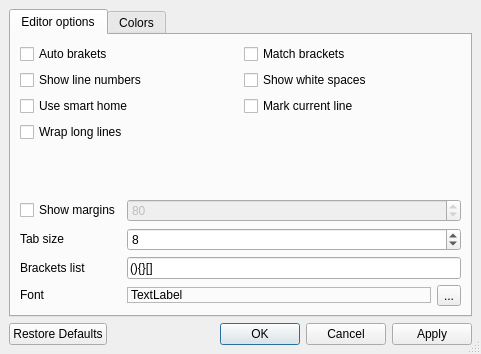
<ui version="4.0" >
 <author>Diego Iastrubni &lt;diegoiast@gmail.com></author>
 <class>ConfigDialog</class>
 <widget class="QDialog" name="ConfigDialog" >
  <property name="geometry" >
   <rect>
    <x>0</x>
    <y>0</y>
    <width>481</width>
    <height>354</height>
   </rect>
  </property>
  <property name="windowTitle" >
   <string>Dialog</string>
  </property>
  <property name="sizeGripEnabled" >
   <bool>true</bool>
  </property>
  <layout class="QVBoxLayout" >
   <property name="spacing" >
    <number>6</number>
   </property>
   <property name="leftMargin" >
    <number>9</number>
   </property>
   <property name="topMargin" >
    <number>9</number>
   </property>
   <property name="rightMargin" >
    <number>9</number>
   </property>
   <property name="bottomMargin" >
    <number>9</number>
   </property>
   <item>
    <widget class="QTabWidget" name="tabWidget" >
     <property name="currentIndex" >
      <number>0</number>
     </property>
     <widget class="QWidget" name="tab" >
      <attribute name="title" >
       <string>Editor options</string>
      </attribute>
      <layout class="QVBoxLayout" >
       <item>
        <layout class="QGridLayout" >
         <item row="0" column="0" >
          <widget class="QCheckBox" name="autoBrackets" >
           <property name="text" >
            <string>Auto brakets</string>
           </property>
          </widget>
         </item>
         <item row="0" column="1" >
          <widget class="QCheckBox" name="matchBrackets" >
           <property name="text" >
            <string>Match brackets</string>
           </property>
          </widget>
         </item>
         <item row="1" column="0" >
          <widget class="QCheckBox" name="showLineNumbers" >
           <property name="text" >
            <string>Show line numbers</string>
           </property>
          </widget>
         </item>
         <item row="1" column="1" >
          <widget class="QCheckBox" name="showWhiteSpaces" >
           <property name="text" >
            <string>Show white spaces</string>
           </property>
          </widget>
         </item>
         <item row="2" column="0" >
          <widget class="QCheckBox" name="useSmartHome" >
           <property name="text" >
            <string>Use smart home</string>
           </property>
          </widget>
         </item>
         <item row="2" column="1" >
          <widget class="QCheckBox" name="markCurrentLine" >
           <property name="text" >
            <string>Mark current line</string>
           </property>
          </widget>
         </item>
         <item row="3" column="0" >
          <widget class="QCheckBox" name="wrapLines" >
           <property name="text" >
            <string>Wrap long lines</string>
           </property>
          </widget>
         </item>
        </layout>
       </item>
       <item>
        <spacer>
         <property name="orientation" >
          <enum>Qt::Vertical</enum>
         </property>
         <property name="sizeHint" >
          <size>
           <width>412</width>
           <height>16</height>
          </size>
         </property>
        </spacer>
       </item>
       <item>
        <layout class="QGridLayout" >
         <item row="0" column="0" >
          <widget class="QCheckBox" name="showMargins" >
           <property name="text" >
            <string>Show margins</string>
           </property>
          </widget>
         </item>
         <item row="0" column="1" >
          <widget class="QSpinBox" name="marginSize" >
           <property name="enabled" >
            <bool>false</bool>
           </property>
           <property name="maximum" >
            <number>1024</number>
           </property>
           <property name="value" >
            <number>80</number>
           </property>
          </widget>
         </item>
         <item row="1" column="0" >
          <widget class="QLabel" name="label_4" >
           <property name="sizePolicy" >
            <sizepolicy vsizetype="Maximum" hsizetype="Preferred" >
             <horstretch>0</horstretch>
             <verstretch>0</verstretch>
            </sizepolicy>
           </property>
           <property name="text" >
            <string>Tab size</string>
           </property>
          </widget>
         </item>
         <item row="1" column="1" >
          <widget class="QSpinBox" name="tabSize" >
           <property name="value" >
            <number>8</number>
           </property>
          </widget>
         </item>
         <item row="2" column="0" >
          <widget class="QLabel" name="label_3" >
           <property name="text" >
            <string>Brackets list</string>
           </property>
          </widget>
         </item>
         <item row="2" column="1" >
          <widget class="QLineEdit" name="matchCraketsList" >
           <property name="text" >
            <string>(){}[]</string>
           </property>
          </widget>
         </item>
         <item row="3" column="0" >
          <widget class="QLabel" name="label_2" >
           <property name="sizePolicy" >
            <sizepolicy vsizetype="Maximum" hsizetype="Preferred" >
             <horstretch>0</horstretch>
             <verstretch>0</verstretch>
            </sizepolicy>
           </property>
           <property name="text" >
            <string>Font</string>
           </property>
          </widget>
         </item>
         <item row="3" column="1" >
          <layout class="QHBoxLayout" >
           <property name="spacing" >
            <number>6</number>
           </property>
           <property name="leftMargin" >
            <number>0</number>
           </property>
           <property name="topMargin" >
            <number>0</number>
           </property>
           <property name="rightMargin" >
            <number>0</number>
           </property>
           <property name="bottomMargin" >
            <number>0</number>
           </property>
           <item>
            <widget class="QLabel" name="labelFontPreview" >
             <property name="sizePolicy" >
              <sizepolicy vsizetype="Maximum" hsizetype="Preferred" >
               <horstretch>0</horstretch>
               <verstretch>0</verstretch>
              </sizepolicy>
             </property>
             <property name="frameShape" >
              <enum>QFrame::Box</enum>
             </property>
             <property name="frameShadow" >
              <enum>QFrame::Raised</enum>
             </property>
             <property name="lineWidth" >
              <number>0</number>
             </property>
             <property name="midLineWidth" >
              <number>1</number>
             </property>
             <property name="text" >
              <string>TextLabel</string>
             </property>
             <property name="margin" >
              <number>2</number>
             </property>
             <property name="indent" >
              <number>-1</number>
             </property>
            </widget>
           </item>
           <item>
            <widget class="QToolButton" name="btnChooseFont" >
             <property name="text" >
              <string>...</string>
             </property>
            </widget>
           </item>
          </layout>
         </item>
        </layout>
       </item>
      </layout>
     </widget>
     <widget class="QWidget" name="tab_2" >
      <attribute name="title" >
       <string>Colors</string>
      </attribute>
      <layout class="QVBoxLayout" >
       <property name="spacing" >
        <number>6</number>
       </property>
       <property name="leftMargin" >
        <number>9</number>
       </property>
       <property name="topMargin" >
        <number>9</number>
       </property>
       <property name="rightMargin" >
        <number>9</number>
       </property>
       <property name="bottomMargin" >
        <number>9</number>
       </property>
       <item>
        <layout class="QHBoxLayout" >
         <property name="spacing" >
          <number>6</number>
         </property>
         <property name="leftMargin" >
          <number>0</number>
         </property>
         <property name="topMargin" >
          <number>0</number>
         </property>
         <property name="rightMargin" >
          <number>0</number>
         </property>
         <property name="bottomMargin" >
          <number>0</number>
         </property>
         <item>
          <widget class="QLabel" name="label" >
           <property name="text" >
            <string>Available color schemes</string>
           </property>
          </widget>
         </item>
         <item>
          <widget class="QComboBox" name="colorsCombo" />
         </item>
        </layout>
       </item>
       <item>
        <widget class="Line" name="line" >
         <property name="orientation" >
          <enum>Qt::Horizontal</enum>
         </property>
        </widget>
       </item>
       <item>
        <widget class="QsvEditor" name="sampleEdit" />
       </item>
      </layout>
     </widget>
    </widget>
   </item>
   <item>
    <widget class="QDialogButtonBox" name="buttonBox" >
     <property name="orientation" >
      <enum>Qt::Horizontal</enum>
     </property>
     <property name="standardButtons" >
      <set>QDialogButtonBox::Apply|QDialogButtonBox::Cancel|QDialogButtonBox::NoButton|QDialogButtonBox::Ok|QDialogButtonBox::RestoreDefaults</set>
     </property>
    </widget>
   </item>
  </layout>
 </widget>
 <customwidgets>
  <customwidget>
   <class>QsvEditor</class>
   <extends>QTextEdit</extends>
   <header>qsveditor.h</header>
  </customwidget>
 </customwidgets>
 <tabstops>
  <tabstop>buttonBox</tabstop>
  <tabstop>autoBrackets</tabstop>
  <tabstop>markCurrentLine</tabstop>
  <tabstop>showLineNumbers</tabstop>
  <tabstop>showWhiteSpaces</tabstop>
  <tabstop>matchBrackets</tabstop>
  <tabstop>matchCraketsList</tabstop>
  <tabstop>tabSize</tabstop>
  <tabstop>btnChooseFont</tabstop>
  <tabstop>tabWidget</tabstop>
  <tabstop>colorsCombo</tabstop>
  <tabstop>sampleEdit</tabstop>
 </tabstops>
 <includes/>
 <resources/>
 <connections>
  <connection>
   <sender>showMargins</sender>
   <signal>clicked(bool)</signal>
   <receiver>marginSize</receiver>
   <slot>setEnabled(bool)</slot>
   <hints>
    <hint type="sourcelabel" >
     <x>85</x>
     <y>176</y>
    </hint>
    <hint type="destinationlabel" >
     <x>177</x>
     <y>182</y>
    </hint>
   </hints>
  </connection>
 </connections>
</ui>
